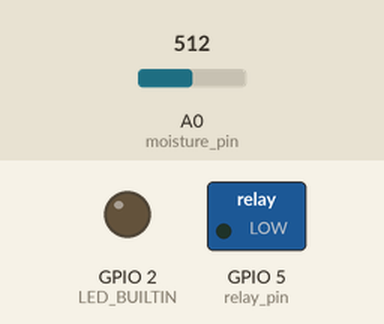
Recording of a sketch running on a simulated ESP8266 (NodeMCU). On the bench: switched loads named in the sketch (green lamp = pin HIGH), output pins drawn as LEDs (lit = HIGH, except the on-board LED, lit = LOW). The test bench sets the inputs (shaded band); at power-on: A0 (moisture_pin) = 512. The local clock reads 2024-03-15 10:24:30 at power-on unless the sketch sets it; no MQTT or app messages arrive unless stated; not simulated (calls return 0 or success): Secrets.h. At 5.0 s the program puts the board to deep sleep or switches it off; the recording ends there.

Above: at 0.1 s.
At 3.5 s:
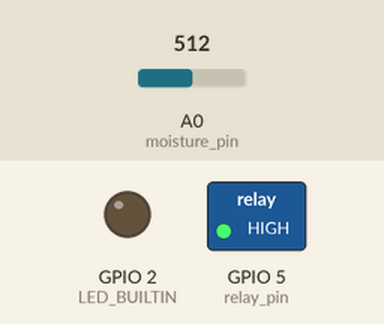
Timing chart, 0 to 5.0 s (numbered marks = the images above):
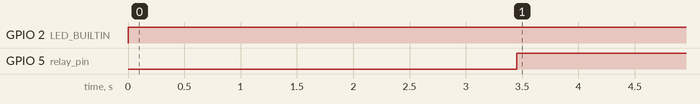

The sketch:

full.ino
```cpp
#include <MQTT.h>
#include <ESP8266WiFi.h>
#include <ArduinoJson.h>
#include <Update.h>
#include <Secrets.h>
#include <Green.h>

// Pins
const int moisture_pin = A0; // Soil Moisture Sensor input at Analog PIN A0
const int relay_pin = 5; // Pump relay output at GPIO 5

// Control values
const String node_type = "0";
const String firmware_version = "1";
const double sleep_period = 3600e6; // 1 hour in microseconds
const int pump_interval = 500; // Pumping will be done in 1 second intervals (this + update_moisture delay)

// Global variables
WiFiClient net;
MQTTClient client(1024);
DynamicJsonDocument doc(1024);
String node_id = "";
String settings_topic = "";
int moisture_value = 0;
bool is_open = false;

// Structure which will be stored in RTC memory.
// First field is CRC32, which is calculated based on the
// rest of structure contents.
struct {
  uint32_t crc32;
  int min_moisture;
  int max_moisture;
  int max_open_time;
} rtc_data;

void setup() {
  // Load rtc_data from RTC memory
  read_rtc_data();

  // Set pins
  pinMode(LED_BUILTIN, OUTPUT);
  pinMode(relay_pin, OUTPUT); // enable relay pin for output

  // Turn LED off
  digitalWrite(LED_BUILTIN, HIGH);

  // Set node_id and node topics
  node_id = String(ESP.getChipId());
  settings_topic = "green/settings/" + node_id;

  // Connect to WiFi and MQTT broker
  connect(net, client, node_id, false);

  // Check for updates and apply them
  update_firmware(node_type, firmware_version);

  // Set callback and subscribe to topics
  client.onMessage(callback);
  client.subscribe(settings_topic, 2);
  delay(500);

  // Run MQTT loop
  client.loop();
  delay(500);

  // Read moisture sensor
  update_moisture();

  // Soil is dry. Pump water!
  if (moisture_value < rtc_data.min_moisture) {
    pump();
  }

  // Save rtc_data into RTC memory
  write_rtc_data();

  // Unsubscribe from topics for getting retained messages next time
  client.unsubscribe(settings_topic);

  // Get into next deep sleep cycle
  ESP.deepSleep(sleep_period);
}

void callback(String &topic, String &payload) {
  try {
    deserializeJson(doc, payload);

    if (topic == settings_topic) {
      rtc_data.min_moisture = doc.containsKey("min_moisture") ? doc["min_moisture"] : rtc_data.min_moisture;
      rtc_data.max_moisture = doc.containsKey("max_moisture") ? doc["max_moisture"] : rtc_data.max_moisture;
      rtc_data.max_open_time = doc.containsKey("max_open_time") ? doc["max_open_time"] : rtc_data.max_open_time;
    }
  } catch (...) {}
}

void pump() {
  // Turn the pump on
  digitalWrite(relay_pin, HIGH);

  // Set status to pumping
  is_open = true;

  // Wait until soil is wet enough
  int times = 0;
  while (moisture_value < rtc_data.max_moisture) {
    client.loop();
    delay(pump_interval);
    update_moisture();
    times++;

    // SECURITY MEASURE: Turn the system off if it has been pumping for too long
    if (times * pump_interval > rtc_data.max_open_time) {
      // Set status to idle
      is_open = false;
      update_moisture(); // Just to send new status
      ESP.deepSleep(0); // Sleep forever
    }
  }

  // Turn the pump off
  digitalWrite(relay_pin, LOW);

  // Set status to idle
  is_open = false;
}

void read_rtc_data() {
  if (ESP.rtcUserMemoryRead(0, (uint32_t*) &rtc_data, sizeof(rtc_data))) {
    uint32_t expected_crc = rtc_data.crc32;
    rtc_data.crc32 = 0;
    uint32_t crc_of_data = calculate_CRC32((uint8_t*) &rtc_data, sizeof(rtc_data));

    if (crc_of_data != expected_crc) {
      // CRC32 in RTC memory doesn't match CRC32 of data. Data is probably invalid!
      // Set default values
      rtc_data.min_moisture = -10001;
      rtc_data.max_moisture = -10000;
      rtc_data.max_open_time = 10000; // in milliseconds
    }
  }
}

void update_moisture() {
  // Get value from sensor
  moisture_value = -analogRead(moisture_pin);

  // Report moisture and node parameters
  doc.clear();

  doc["node_id"] = node_id;
  doc["moisture"] = moisture_value;
  doc["min_moisture"] = rtc_data.min_moisture;
  doc["max_moisture"] = rtc_data.max_moisture;
  doc["max_open_time"] = rtc_data.max_open_time;
  doc["is_open"] = is_open;
  doc["node_type"] = node_type;
  doc["version"] = firmware_version;

  String payload = "";
  serializeJson(doc, payload);
  client.publish("green/record", payload);
  delay(500);
}

void write_rtc_data() {
  // Update CRC32 of data
  rtc_data.crc32 = 0;
  rtc_data.crc32 = calculate_CRC32((uint8_t*) &rtc_data, sizeof(rtc_data));

  // Write struct to RTC memory
  ESP.rtcUserMemoryWrite(0, (uint32_t*) &rtc_data, sizeof(rtc_data));
}

void loop() {}
```

Measured:
- by itself, GPIO 2 (LED_BUILTIN): LOW → HIGH at 0.00 s
- by itself, GPIO 5 (relay_pin): LOW → HIGH at 3.5 s
